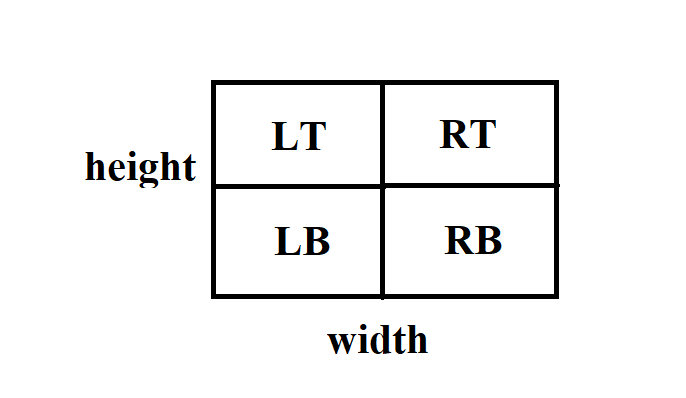
#> input picture ImageProcessing/dimensions.png, 686 x 398 px
$ python -i process.py   (imports and definitions only)
#> lines starting #> are read from the running program, lines starting #| are printed output that depends on the picture
import cv2 as cv
import numpy as np

# [5 lines left out: function process_image, not called in this run]

def connect_objects(img, kernal=(10,10), min_area=40, min_height=6, min_width=6):
    # Closing of images
    kernel = np.ones(kernal, np.uint8)
    #closing = cv.morphologyEx(img, cv.MORPH_CLOSE, kernel)

    # threshold and blur
    ret, closing = cv.threshold(img, 70, 255, 0)
    closing = cv.blur(closing, (3, 3))

    # Connected Components
    analysis = cv.connectedComponentsWithStats(closing, 4, stats=cv.CV_32S)
    (totalLabels, label_ids, values, centroid) = analysis

    output = np.zeros(img.shape, dtype="uint8")

    # Loop through each component
    for i in range(1, totalLabels):
        area = values[i, cv.CC_STAT_AREA]
        height = values[i, cv.CC_STAT_HEIGHT]
        width = values[i, cv.CC_STAT_WIDTH]

        # print(f"A: {area}, H: {height}, W: {width}")

        # If component greater than value add to mask
        # Used to further filter out noise
        if (area >= min_area) or ((height >= min_height) and (width >= min_width)):
            componentMask = (label_ids == i).astype("uint8") * 255
            output = cv.bitwise_or(output, componentMask)

    return output, closing

# [70 lines left out: functions find_min_bounding_box, crop_minarearect, get_sections_mean, get_data_from_box, not called in this run]


# [9 lines of commented-out code are left out]

>>> import cv2
>>> picture = cv2.imread('dimensions.png')
#> picture is the input picture: shape (398, 686, 3); mean B, G, R 242.5, 242.5, 242.5
>>> result = connect_objects(picture)
#> in connect_objects, `closing = cv.blur(closing, (3, 3))`:
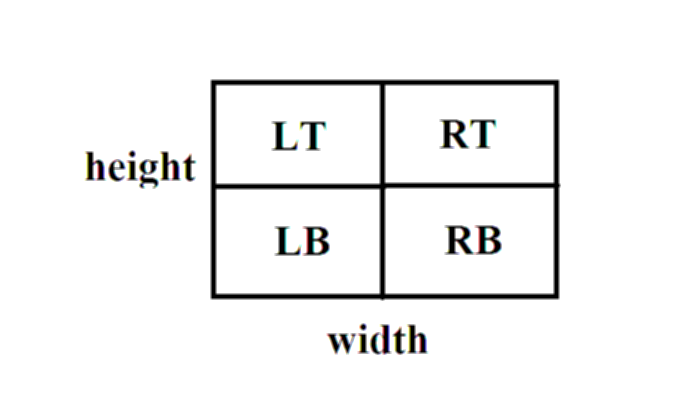
#> closing: shape (398, 686, 3); mean B, G, R 242.8, 242.9, 242.8
#> (the run stopped early here; a loop or call above may not have finished)

$ run again, on ImageProcessing/rotations.png
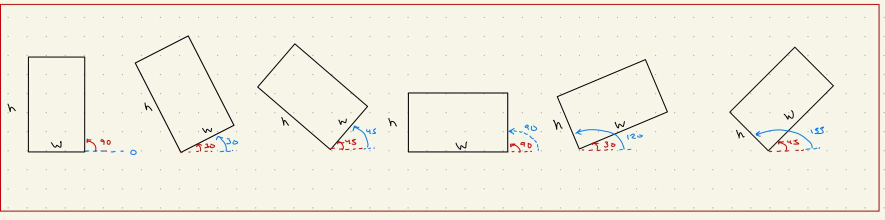
#> input picture ImageProcessing/rotations.png, 1770 x 439 px (shown at 1/2 size)
#> picture is the input picture: shape (439, 1770, 3); mean B, G, R 226.5, 238.8, 242.8
#> in connect_objects, `ret, closing = cv.threshold(img, 70, 255, 0)`:
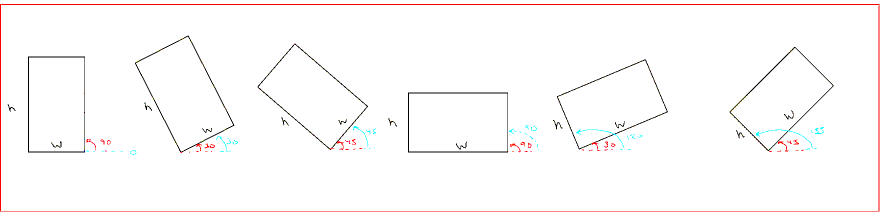
#> closing: shape (439, 1770, 3) (shown at 1/2 size); mean B, G, R 250.1, 250.1, 252.4
#> in connect_objects, `closing = cv.blur(closing, (3, 3))`:
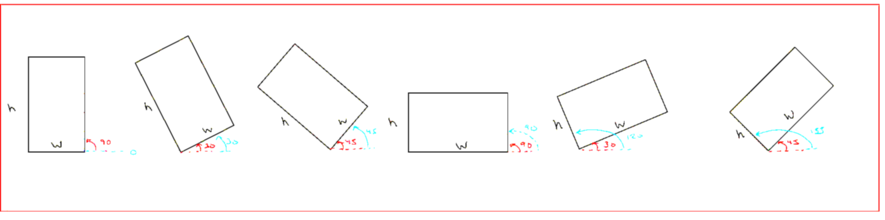
#> closing: shape (439, 1770, 3) (shown at 1/2 size); mean B, G, R 250.1, 250.1, 252.4
